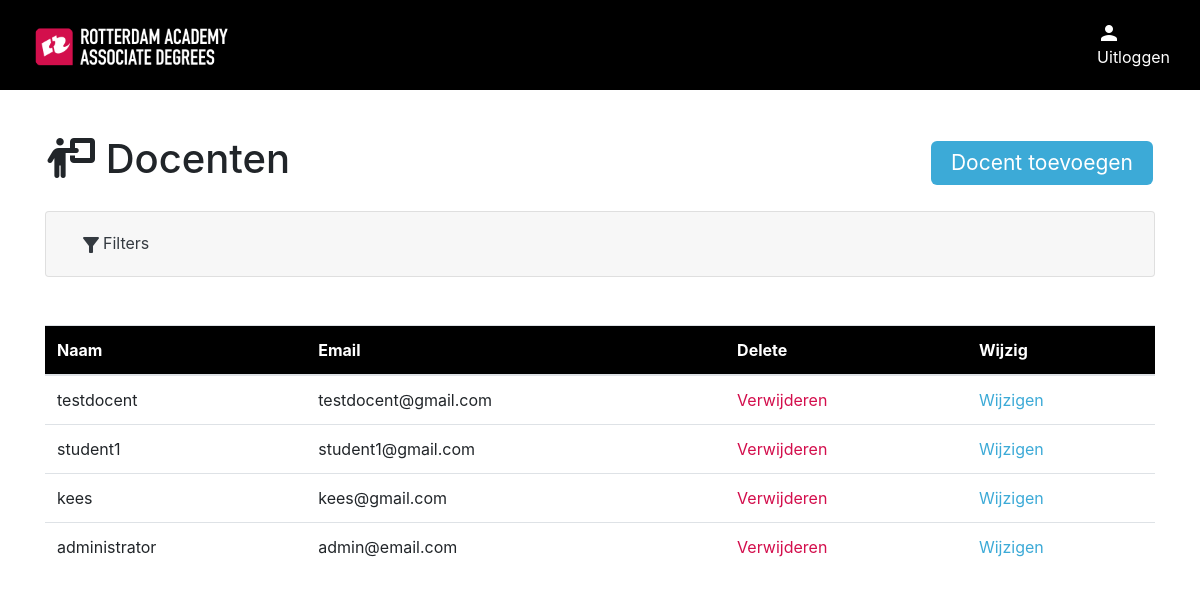
The app's page /docenten_overzicht (signed in), older data.
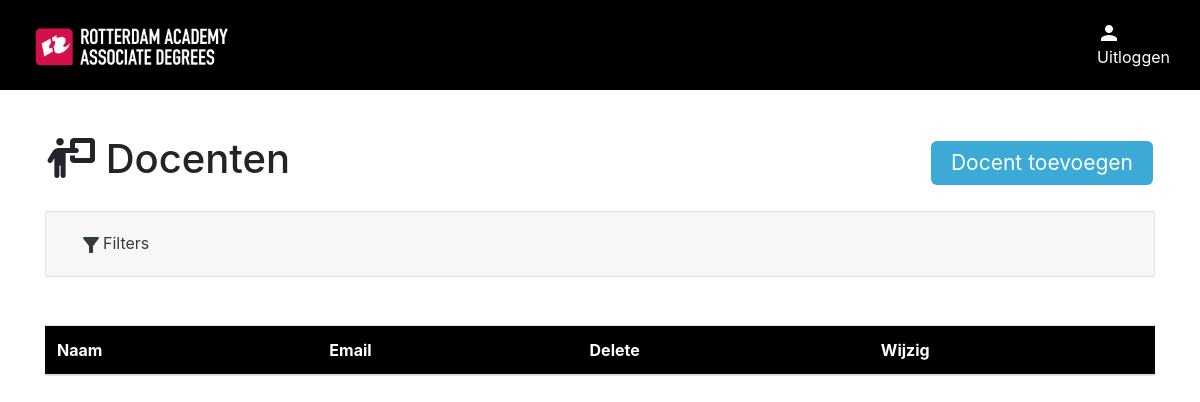
The same page, newer data.
### models/userModel.py (models this page shows)
class User(UserMixin, db.Model):
    id = db.Column(db.Integer, primary_key=True)
    name = db.Column(db.String(100), nullable=False)
    email = db.Column(db.String(100), nullable=False)
    password = db.Column(db.String(255), nullable=True)
    role = db.Column(db.Integer, nullable=False)
    studentNumber = db.Column(db.Integer, nullable=True)
    def to_dict(self):
        return {
            'id': self.id,
            'name': self.name,
            'email': self.email,
            'password': self.password,
            'role': self.role,
            'student_number': self.studentNumber
        }

### routes/teacherRoutes.py (the view)
    @app.route("/docenten_overzicht")
    def teachers_index():
        teachers = TeacherController.get_all_teachers()
        return render_template(
            "teachers/index.html", teachers=teachers
        )

### controllers/teacherController.py (called while the page is built)
    @staticmethod
    def get_all_teachers():
        teachers = User.query.filter_by(role=0)
        teachers_dict = [teacher.to_dict() for teacher in teachers]
        return teachers_dict

### templates/teachers/index.html (shortened to what this page needs)
{% include "layout.html" %}
{% block content %}
{% include "navigation.html" %}
<div class="container">
    <div class="index" id="teachers">
        <div class="top-content">
            <h1><span class="fa-solid fa-person-chalkboard"></span> Docenten</h1>
            <a href="#" class="button" id="btnCreate" data-toggle="modal" data-target="#teacherModalCreate">Docent toevoegen</a>
        </div>
        <div class="accordion mb-5" id="filterAccordion">
            <div class="card">
              <div class="card-header" id="filterAccordionHeader">
                <h2 class="mb-0">
                  <button class="btn btn-link btn-block text-left text-dark" type="button" data-toggle="collapse" data-target="#collapseOne" aria-expanded="true" aria-controls="collapseOne">
                    <span class="material-icons">filter_alt</span>Filters
                  </button>
                </h2>
              </div>
            </div>
        </div>
        <table class="table">
            <thead style="background-color: black; color: #fff;">
            <tr>
                <th scope="Name">Naam</th>
                <th scope="Email">Email</th>
                <th scope="Delete">Delete</th>
                <th scope="Change">Wijzig</th>
            </tr>
            </thead>
            <tbody>
            {% for teacher in teachers %}
            <tr>
                <td>{{ teacher.name }}</td>
                <td>{{ teacher.email }}</td>
                <td><a href="#" class="red showDeleteRowModal" data-id="{{ teacher.id }}" data-toggle="modal" data-target="#deleteRowConfirmation">Verwijderen</a></td>
                <td><a href="#" class="blue" data-id="{{ teacher.id }}" id="btnEdit" data-toggle="modal"
                       data-target="#teacherModalUpdate">Wijzigen</a></td>
            </tr>
            {% endfor %}
            </tbody>
        </table>
    </div>
</div>
{% endblock %}

Row changes from the older to the newer data that the page shows:
removed User: name "testdocent", email "testdocent@gmail.com"
removed User: name "student1", email "student1@gmail.com"
no longer on this page (row edited): User: name "kees", email "kees@gmail.com"
no longer on this page (row edited): User: name "administrator", email "admin@email.com"
